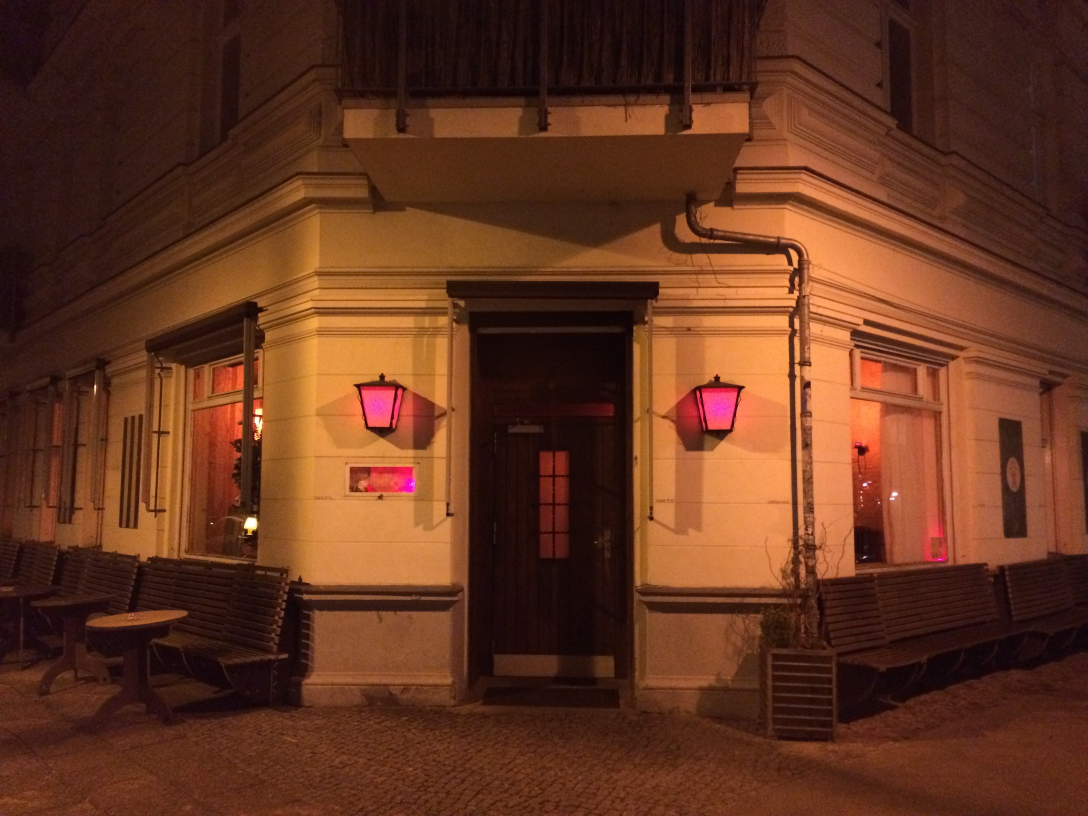
#> input picture test_image.jpg, 3264 x 2448 px (shown at 1/3 size)
$ jupyter execute 'projection on sphere for dummies.ipynb'   (shell and % lines are left out)   (Python 2 division)
#> lines starting #> are read from the running program, lines starting #| are printed output that depends on the picture
### projectionAnalysisTool.py
import numpy as np
import matplotlib.pyplot as plt
import matplotlib as mpl
import matplotlib.patches as patches
import sys
#sys.path += ['/home/viorama/cv/bin']
#import stitcherOutput_pb2
#import stitcherAnalysisTool
import math

def fun_create_camera_matrix(fov, image_width, image_height):
    """Compute the camera matrix

       |fx 0  cx |  where fx = focal / width and cx = width / 2
    A  |0  fy cy |  where fy = focal / width and cy = width / 2
       |0  0  1  |

    Inspired from cpp code:
    float_t focal = 0.5 / tanf((fov*(M_PI/180))/2);

    K(0,0) = focal*cameraImageSize.width;
    K(1,1) = focal*cameraImageSize.width;
    K(0,2) = (float_t)cameraImageSize.width / 2.0;
    K(1,2) = (float_t)cameraImageSize.height / 2.0;

    """
    K = np.eye(3)

    focal = 2 * 0.5 * np.tan(fov * (np.pi / 180.)/2)

    #print 'focal: %2.4f' % focal
    K[0,0] = focal*image_width
    K[1,1] = focal*image_width
    K[0,2] = image_width / 2.0
    K[1,2] = image_height / 2.0

    return K

def fun_create_test_points(image_width, image_height, sample_step = 5):
    """The functions creates test point in XYZ space.
    It uses the images size to generate fake points that happen to be in the
    camera frame.
    """

    step_point = sample_step
    XX, YY = np.meshgrid(np.linspace(- image_width / 2, image_width / 2, step_point),
                         np.linspace(- image_height / 2, image_height / 2, step_point))
    data_XYZ = np.zeros((3,1+np.size(XX)))
    data_XYZ[0,0:np.size(XX.flatten())] = XX.flatten()
    data_XYZ[1,0:np.size(XX.flatten())] = YY.flatten()
    data_XYZ[0,:] = data_XYZ[0,:] + image_width / 2   # suppose to be the center of the image
    data_XYZ[1,:] = data_XYZ[1,:] + image_height / 2  #
    data_XYZ[2,:] = 1

    return data_XYZ

# [23 lines left out: functions fun_create_Rotation_Matrix_Xaxis, fun_create_Rotation_Matrix_Yaxis, not called in this run]

def fun_create_Rotation_Matrix_Zaxis(angle_value):
    """The function create a rotation matrix around the Z axis
    that can be used for test."""

    R = np.eye(3)
    R[0,0] =   np.cos(angle_value)
    R[0,1] = - np.sin(angle_value)
    R[1,0] =   np.sin(angle_value)
    R[1,1] =   np.cos(angle_value)

    return R

# [9 lines left out: function fun_get_Rotation_Matrix_from_Report, not called in this run]


def fun_denormalized(data_XYZ_):
    """The function de-normalizes the point after the cameara matrix has been applied."""
    data_XYZ_dn = np.zeros(np.shape(data_XYZ_))

    data_XYZ_dn[0,:] = data_XYZ_[0,:] / data_XYZ_[2,:]
    data_XYZ_dn[1,:] = data_XYZ_[1,:] / data_XYZ_[2,:]
    data_XYZ_dn[2,:] = data_XYZ_[2,:]

    return data_XYZ_dn

def fun_apply_mat_to_points(M, Data_In):
    """The function simply does a matrix multiplication M (3x3) by another matrix Data (3xn)

    The matrix M can represent a rotation, projection, inverse projection
    """

    Data_Out = np.dot(M, Data_In)

    return Data_Out

def fun_display_points_in_camera_frame(data_XYZ, frame, title='Camera frame'):
    """The function display the point in the camera frame
    data_XYZ can be only of size 2 x n
    frame is an image from which we will compute the shape.
    """

    im_width, im_height = np.shape(frame)[1], np.shape(frame)[0]

    fig1 = plt.figure(figsize=(12,8))
    ax1 = fig1.add_subplot(111, aspect='equal')
    # highlight the image area
    ax1.add_patch(patches.Rectangle(
                    (0,0),           # (x,y)
                    im_width,        # width
                    im_height,       # height
                    alpha = 0.1))
    plt.plot(data_XYZ[0,:], data_XYZ[1,:],'.b')
    plt.xlim(0 - im_width / 8, im_width+ im_width / 8)
    plt.ylim(0 - im_height / 8 , im_height +  im_height / 8)
    plt.xlabel('X')
    plt.ylabel('Y')
    plt.title(title)

def fun_display_points_in_angle_texture_map(data_theta_phi, title='projection equirectangulare in (phi,theta) coordinates'):
    """The function display the point in the camera frame
    data_XYZ can be only of size 2 x n
    frame is an image from which we will compute the shape.
    """

    theta = data_theta_phi[0,:]
    phi   = data_theta_phi[1,:]

    fig1 = plt.figure(figsize=(12,8))
    ax1 = fig1.add_subplot(111, aspect='equal')
    ax1.add_patch(patches.Rectangle((- np.pi, - np.pi/2), # (x,y)
                                   2 * np.pi,             # width
                                       np.pi,             # height
                                       alpha = 0.1))
    plt.plot(theta, phi,'.b')
    plt.xlim(- np.pi *1.1, np.pi*1.1)
    plt.ylim(- np.pi / 2 *1.1, np.pi/2 *1.1)
    plt.xlabel('theta')
    plt.ylabel('phi')
    plt.title(title)

def fun_display_point_in_uv_texture_map(data_uv, pano_frame, title='Equirectangular image texture'):
    """The function display uv points in the equirectangulare image projection that corresponds to
    the texture displayed.

    pano-frame can be color or grayscale image."""

    pano_width, pano_height = np.shape(pano_frame)[1], np.shape(pano_frame)[0]

    plt.figure(figsize=(12,8))
    plt.imshow(pano_frame)
    plt.plot(data_uv[0,:], data_uv[1,:],'.',color=[1,0,1],markersize=4)

    plt.xlim(0, pano_width)
    plt.ylim(0, pano_height)


# [21 lines left out: function fun_display_displacement_in_uv_texture, not called in this run]


def fun_display_two_sets_of_points_in_camera_frame(data_XYZ_a, data_XYZ_b, frame, title='ideal camera image frame'):
    """The function displays two set of points to ideally illustrate how points are back projected to the camera
    view frame"""

    im_width, im_height = np.shape(frame)[1], np.shape(frame)[0]

    fig1 = plt.figure(figsize=(12,8))
    ax1 = fig1.add_subplot(111, aspect='equal')
    ax1.add_patch(patches.Rectangle((0,0), im_width, im_height, alpha = 0.1))
    plt.plot(data_XYZ_a[0,:], data_XYZ_a[1,:],'.b')
    plt.plot(data_XYZ_b[0,:], data_XYZ_b[1,:],'or')

    for ii in np.arange(np.shape(data_XYZ_a)[1]):
            plt.plot([data_XYZ_a[0,ii], data_XYZ_b[0,ii]],
                     [data_XYZ_a[1,ii], data_XYZ_b[1,ii]],'k')

    #plt.xlim(0 - im_width / 2, im_width+ im_width / 2)
    #plt.ylim(0 - im_height / 2 , im_height +  im_height / 2)

    plt.xlim(0 - im_width / 8, im_width+ im_width / 8)
    plt.ylim(0 - im_height / 8 , im_height +  im_height / 8)
    plt.title('ideal camera image')


def fun_normalize_XYZ(data_XYZ):
    """The function does what it should do."""
    # get norm for each vector
    norm_data_xyz = np.linalg.norm(data_XYZ,axis=0)

    # normalize each vector
    data_xyz = np.zeros(np.shape(data_XYZ))
    data_xyz = data_XYZ / np.tile(norm_data_xyz,(3,1))

    return data_xyz

def fun_xyz2theta_phi(data_xyz):
    """The function speaks by its name."""

    theta = np.arctan(data_xyz[0,:] / data_xyz[2,:])
    phi   = np.arctan(data_xyz[1,:] / np.sqrt(data_xyz[0,:]**2 + data_xyz[2,:]**2))

    data_theta_phi = np.vstack([theta, phi])

    return data_theta_phi

def fun_theta_phi2xyz(data_theta_phi):
    """The function speaks by its name."""

    data_xyz_ = np.zeros((3, np.shape(data_theta_phi)[1]))
    data_xyz_[0,:] = np.sin(data_theta_phi[0,:]) * np.cos(data_theta_phi[1,:])
    data_xyz_[1,:] = np.sin(data_theta_phi[1,:])
    data_xyz_[2,:] = np.cos(data_theta_phi[0,:]) * np.cos(data_theta_phi[1,:])

    return data_xyz_


def fun_theta_phi2uv(data_theta_phi, pano_width, pano_height):
    """Once again just read the name of the function."""
    data_uv = np.zeros(np.shape(data_theta_phi))
    data_uv[0,:] = data_theta_phi[0,:] * pano_width  / (2 * np.pi) + pano_width / 2
    data_uv[1,:] = data_theta_phi[1,:] * pano_height / ( np.pi) + pano_height / 2

    return data_uv

def fun_uv2theta_phi(data_uv, frame_width, frame_height):
    """As above but different"""
    data_theat_phi = np.zeros((np.shape(data_uv)))
    data_theat_phi[0,:] = (data_uv[0,:] - frame_width / 2) * (2*np.pi) / frame_width
    data_theat_phi[1,:] = (data_uv[1,:] - frame_height / 2) * (np.pi / frame_height)

    return data_theat_phi

### projection on sphere for dummies.ipynb
## Start with the basic

Here we do the following operations to verify the workflow:
+ create test points in 3D space **XYZ** where we assume the points to be in the camera frame plane
+ apply camera projection matrix to go from 3D to 2D
+ normalize the point to **xyz**
+ apply rotation matrix **R**
+ convert the points **xyz'** that are supposed to be a spherical surface to an equirectangular image of coordinates **theta phi**
+ convert the **thet phi** point to **uv** texture as it is processed in the regular workflow

Then do all the operation in the other direction from **uv** texture coordinates to camera plane.
Apply
Based in the previous transformation compute the inverse transformation.

from Camera point to

[cell 1]
import sys, os
import cv2
import math
import matplotlib.pyplot as plt
import matplotlib as mpl
from mpl_toolkits.mplot3d import Axes3D
import matplotlib.patches as patches
import numpy as np
import projectionAnalysisTool

fov = 82
frameFull = cv2.imread('test_image.jpg')
#> frameFull is the input picture: shape (2448, 3264, 3); mean B, G, R 31.1, 53, 100.3
frame = cv2.resize(frameFull, (np.shape(frameFull)[1] / 6, np.shape(frameFull)[0] / 6), interpolation = cv2.INTER_CUBIC)
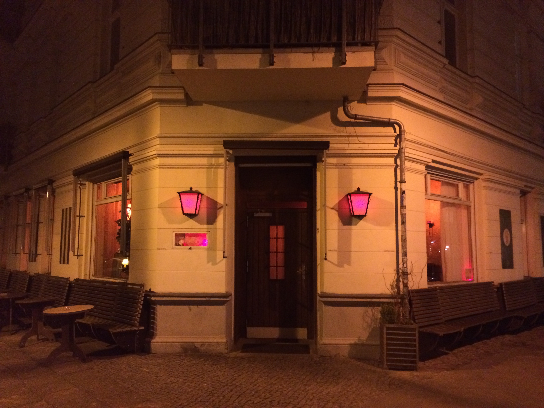
#> frame: shape (408, 544, 3); mean B, G, R 31.1, 53, 100.3

# fake equirectangular image of ratio 2:1
pano_color = np.zeros((1024, 2048, 3))
reload(projectionAnalysisTool)

## Create the camera matrix
For that we need the image dimension. This can be also read from the config file.

[cell 2]
# for the camera matrix
im_width    = np.shape(frame)[1]
#> im_width = 544
im_height   = np.shape(frame)[0]
#> im_height = 408

# for the uv texture coordinates later on
pano_width  = np.shape(pano_color)[1]
pano_height = np.shape(pano_color)[0]

print im_width, im_height, pano_width, pano_height
#| 544 408 2048 1024
K = projectionAnalysisTool.fun_create_camera_matrix(fov, im_width, im_height)
K_inv = np.linalg.pinv(K)

## Create some test points
The points simulated pixel position in the camera frame.

[cell 3]
data_XYZ = projectionAnalysisTool.fun_create_test_points(im_width, im_height, sample_step= 9)

# display the point in the camera frame
projectionAnalysisTool.fun_display_points_in_camera_frame(data_XYZ, frame)
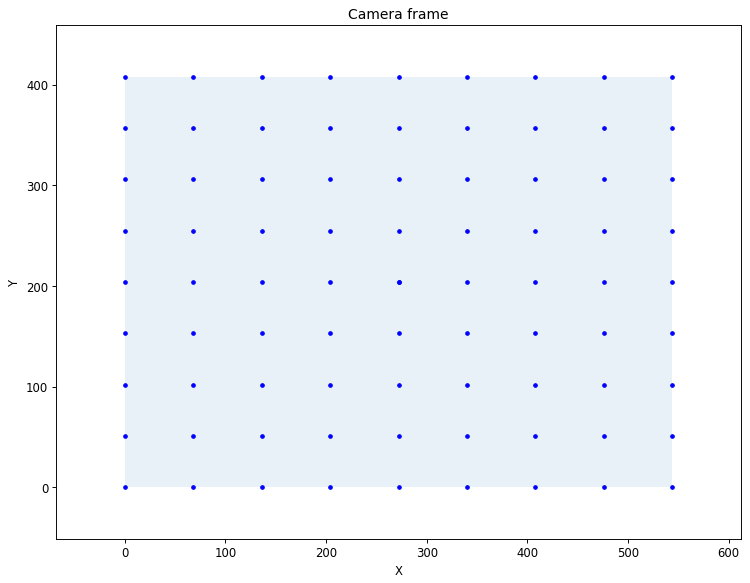
#> figure drawn by matplotlib, 1 panel

# Forward Mapping
## 1 Inverse projection camera toward sphere
**p'** = **K^-1**p where **K^-1** is the inverse camera projection matrix.

Once the inverse camera matrix is applied, the data need to be normalized to apply further rotations.

[cell 4]
data_xyz_NotNormalized = projectionAnalysisTool.fun_apply_mat_to_points(K_inv, data_XYZ)
data_xyz_Normalized   = projectionAnalysisTool.fun_normalize_XYZ(data_xyz_NotNormalized)

# check that the data are correctly normalized
#print  np.sqrt(np.sum(data_xyz**2,axis=0))

## 2 Apply rotation
We can choose between different test rotation matrix
+ identity matrix such that nothing should happen
+ a rotation matrix with a given angle around the z axis
+ a rotation matrix read from the config file

[cell 5]
# identity
R = np.eye(3)

# with a given rotation angle
R = projectionAnalysisTool.fun_create_Rotation_Matrix_Zaxis(np.pi / 12) # a rotation should happen

# from config file
#R = projectionAnalysisTool.fun_get_Rotation_Matrix_from_Report(index_image+1, dir_to_inspect)

# apply rotation
data_xyzR = projectionAnalysisTool.fun_apply_mat_to_points(R, data_xyz_Normalized)

##  3 Convert the spherical data to angle texture coordinates
We go from normalized **xyz** 3D data to **theta phi** 2D data.

And we follow by displaying the 2D data.

[cell 6]
data_theta_phi = projectionAnalysisTool.fun_xyz2theta_phi(data_xyzR)

# display the point in the (theta, phi) equirectangular plan
projectionAnalysisTool.fun_display_points_in_angle_texture_map(data_theta_phi)
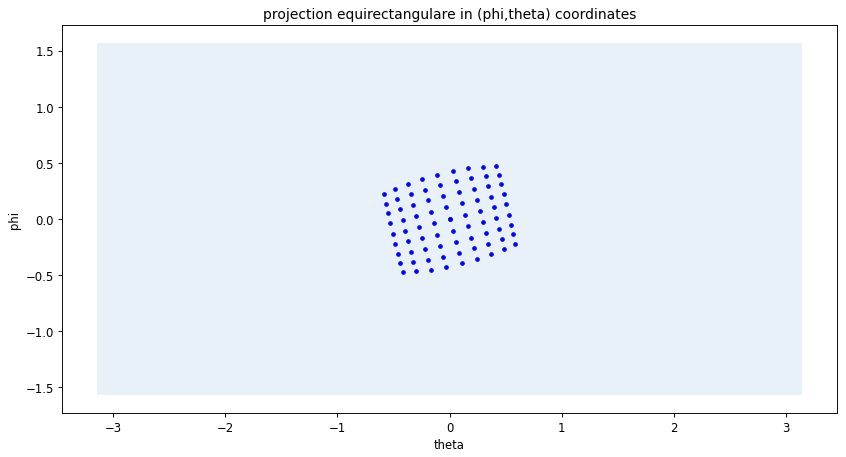
#> figure drawn by matplotlib, 1 panel

## 4 Convert to texture coordinate
Here nothing should really change with the previous transformation, just a scaling factor is applied to move into the the same **uv** texture coordinates.

We also display the point on the top of recorded panorama image.

[cell 7]
data_uv = projectionAnalysisTool.fun_theta_phi2uv(data_theta_phi, pano_width, pano_height)

# look at the data
projectionAnalysisTool.fun_display_point_in_uv_texture_map(data_uv, pano_color)
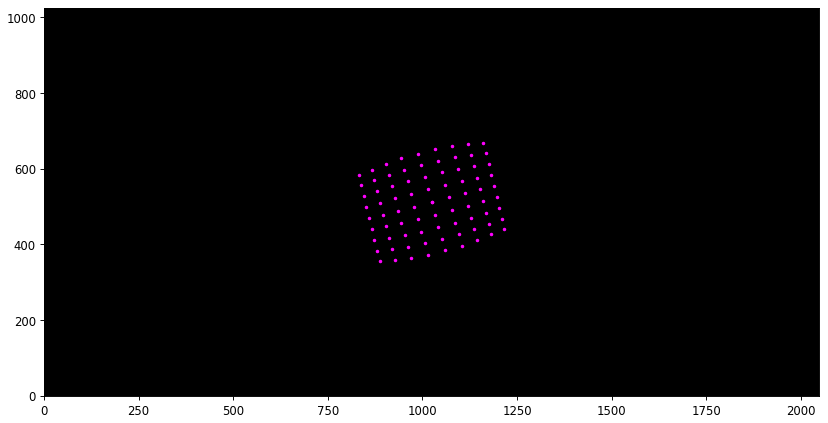
#> figure drawn by matplotlib, 1 panel

# Backward Mapping
The same as before but backward.

We do the reverse path (uv) -> (theta, phi) -> (xyz) -> (XY)

## 1 Convert texture coordinate to theta phi coordinates

[cell 8]
data_theta_phi_ = projectionAnalysisTool.fun_uv2theta_phi(data_uv, pano_width, pano_height)

# display the data that should looks like above
projectionAnalysisTool.fun_display_points_in_angle_texture_map(data_theta_phi_)

## 2 Convert Theta Phi to xyz
We now remap the data the spherical coordinates, we do 2D to 3D

[cell 9]
data_xyz_ = projectionAnalysisTool.fun_theta_phi2xyz(data_theta_phi_)

## 3 Apply inverse (or not) rotation
For our test here we can apply the inverse of the **R** rotation matrix previously defined.

[cell 10]
R_inv = projectionAnalysisTool.fun_create_Rotation_Matrix_Zaxis(- np.pi / 11)#np.linalg.inv(R)
data_xyz_r = projectionAnalysisTool.fun_apply_mat_to_points(R_inv, data_xyz_)
#print  np.sqrt(np.sum(data_xyz_**2,axis=0))

## 4 Finally the camera matrix
Now we want to project the 3D points into the camera frame.

And we de-normalize the data before displaying them.

[cell 11]
data_XYZ_ = projectionAnalysisTool.fun_apply_mat_to_points(K, data_xyz_r)

# denormalized the data
data_XYZ_dn = projectionAnalysisTool.fun_denormalized(data_XYZ_)

[cell 12]
# we display the shit
projectionAnalysisTool.fun_display_two_sets_of_points_in_camera_frame(data_XYZ, data_XYZ_dn, frame)
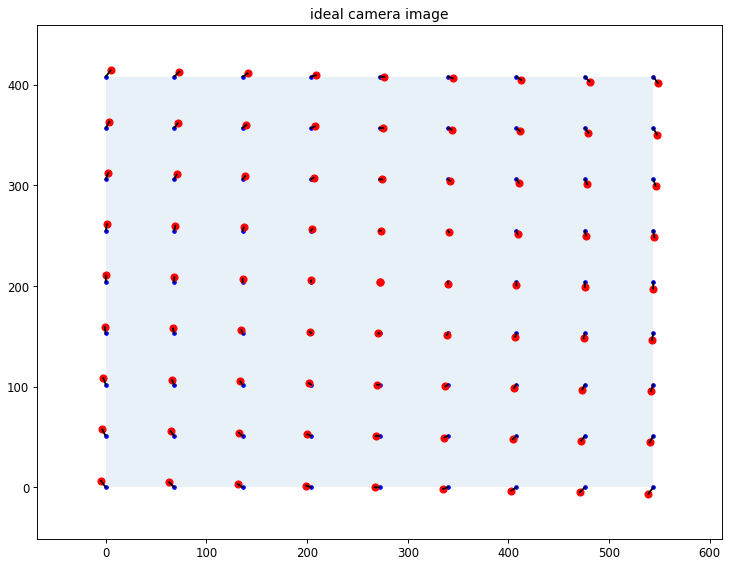
#> figure drawn by matplotlib, 1 panel
